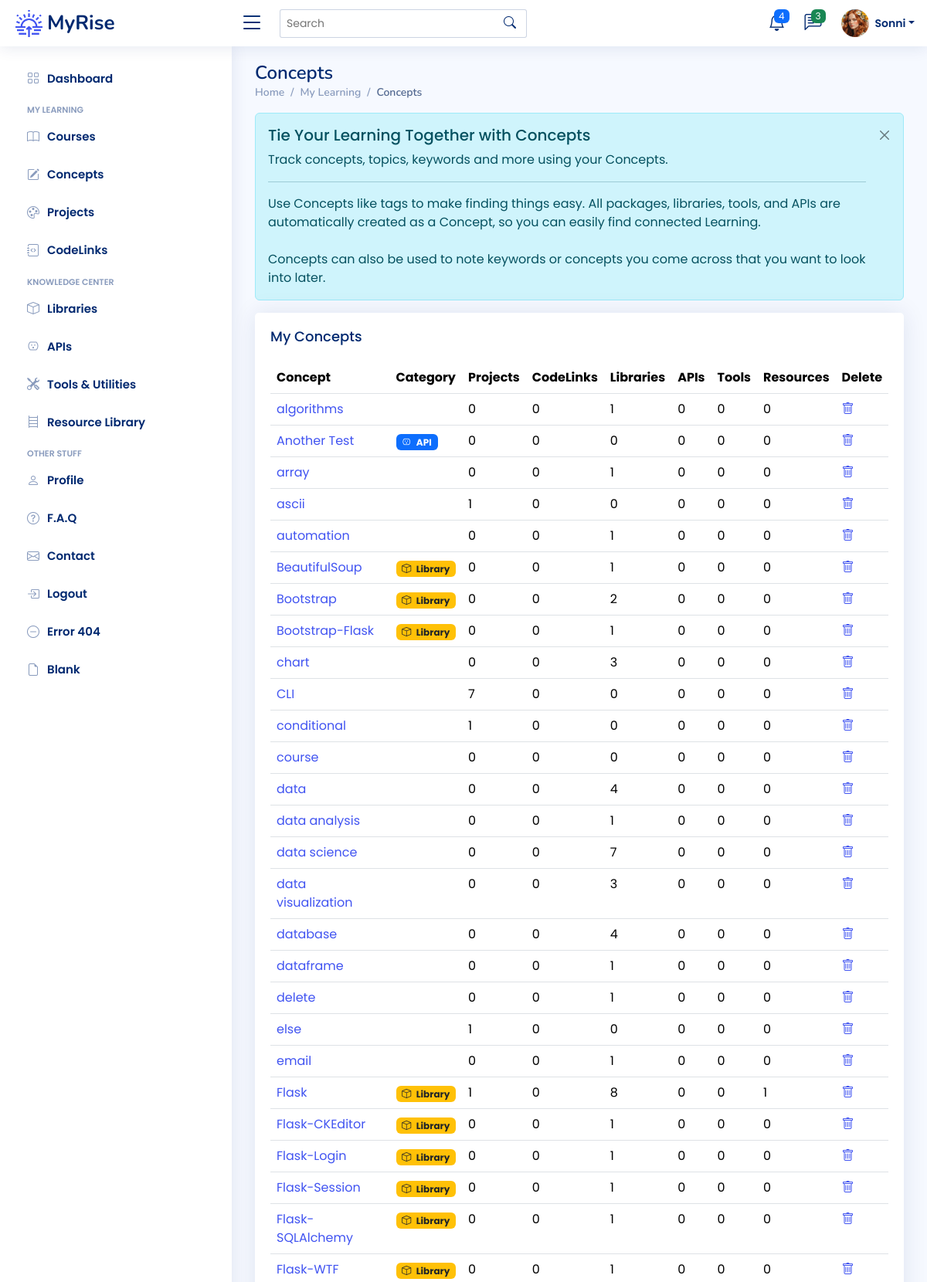
Page /concepts (signed in, upper part) on the committed database.
### app/models.py (models this page shows)
class User(UserMixin, db.Model):
    __tablename__ = "users"
    id: Mapped[int] = mapped_column(Integer, primary_key=True)
    email: Mapped[str] = mapped_column(String(100), unique=True)
    password: Mapped[str] = mapped_column(String(250))
    name: Mapped[str] = mapped_column(String(1000))
    display_name: Mapped[str] = mapped_column(String(1000))
    last_called_repos: Mapped[Optional[datetime.datetime]] = mapped_column(DateTime())
    latest_etag_repos: Mapped[str] = mapped_column(String(250), nullable=True)
    projects: Mapped[List["Project"]] = relationship(back_populates="user")
    events: Mapped[List["Event"]] = relationship(back_populates="user")
    courses: Mapped[List["Course"]] = relationship(back_populates="user")
    libraries: Mapped[List["Library"]] = relationship(back_populates="user")
    apis: Mapped[List["API"]] = relationship(back_populates="user")
    tools: Mapped[List["Tool"]] = relationship(back_populates="user")
    resources: Mapped[List["Resource"]] = relationship(back_populates="user")
    repos: Mapped[List["Repository"]] = relationship(back_populates="user")
    codelinks: Mapped[List["CodeLink"]] = relationship(back_populates="user")
    concepts: Mapped[List["Concept"]] = relationship('Concept', secondary=user_concept, backref='user')

class Concept(db.Model):
    __tablename__ = "concepts"
    id: Mapped[int] = mapped_column(Integer, primary_key=True)
    concept_term: Mapped[str] = mapped_column(String(50), nullable=False)
    category: Mapped[str] = mapped_column(String(100), nullable=True)
    description: Mapped[str] = mapped_column(Text, nullable=True)
    date_added: Mapped[datetime.date] = mapped_column(Date, nullable=False)

### app/routes.py (the view)
@app.route('/concepts')
@login_required
def concepts_page():
    get_concepts = db.session.execute(db.select(Concept).order_by(func.lower(Concept.concept_term))).scalars().all()
    concepts = [concept for concept in get_concepts]
    return render_template('concepts.html', concepts=concepts, concept_badge=concept_categories)

### app/models.py (called while the page is built)
@login_manager.user_loader
def load_user(user_id):
    return db.get_or_404(User, user_id)

### app/templates/concepts.html (shortened to what this page needs)
{% extends 'base.html' %}
{% from 'bootstrap5/form.html' import render_form %}
{% block content %}
	<main id="main" class="main">
    <div class="pagetitle">
      <h1>Concepts</h1>
      <nav>
        <ol class="breadcrumb">
          <li class="breadcrumb-item"><a href="index.html">Home</a></li>
          <li class="breadcrumb-item">My Learning</li>
          <li class="breadcrumb-item active">Concepts</li>
        </ol>
      </nav>
    </div>
	<div class="alert alert-info  alert-dismissible fade show" role="alert">
		<h4 class="alert-heading">Tie Your Learning Together with Concepts</h4>
		<p>Track concepts, topics, keywords and more using your Concepts.</p>
		<hr>
 		<p class="mb-0">Use Concepts like tags to make finding things easy.
			All packages, libraries, tools, and APIs are automatically created as a Concept, so you can easily find connected Learning.</p>
		<br>
		<p class="mb-0">Concepts can also be used to note keywords or concepts you come across that you want to look into later.</p>
		<button type="button" class="btn-close" data-bs-dismiss="alert" aria-label="Close"></button>
	  </div>
	 <div class="card">
		<div class="card-body">
		  <h5 class="card-title">My Concepts</h5>
		  <table class="table table-hover">
			<thead>
			  <tr>
				<th scope="col">Concept</th>
				<th scope="col">Category</th>
			    <th scope="col">Projects</th>
			    <th scope="col">CodeLinks</th>
			    <th scope="col">Libraries</th>
			    <th scope="col">APIs</th>
			    <th scope="col">Tools</th>
			    <th scope="col">Resources</th>
				<th scope="col">Delete</th>
			  </tr>
			</thead>
			<tbody>
			{% for concept in concepts %}
			  <tr>
				<td><a href="{{ url_for('concept_detail', num=concept.id ) }}">{{ concept.concept_term }}</a></td>
				{% if concept.category %}
				  <td><span class="badge {{ concept_badge[concept.category][1] }}"><i class="bi {{ concept_badge[concept.category][2] }} me-1"></i> {{ concept_badge[concept.category][0] }}</span></td>
				{% else %}
				  <td></td>
			    {% endif %}
			    <td>{{ concept.projects|length }}</td>
			    <td>{{ concept.codelinks|length }}</td>
			    <td>{{ concept.libraries|length }}</td>
				<td>{{ concept.apis|length }}</td>
			    <td>{{ concept.tools|length }}</td>
			    <td>{{ concept.resources|length }}</td>
				<td><a href="{{ url_for('delete_concept', num=concept.id) }}"><i class="bi bi-trash"></i></a></td>
			  </tr>
			{% endfor %}
			</tbody>
		  </table>
		</div>
	 </div>
  </main>
{% endblock %}

### app/templates/heading.html (shortened to what this page needs)
{% from 'bootstrap5/nav.html' import render_nav_item %}
{% from 'bootstrap5/form.html' import render_form %}
  <header id="header" class="header fixed-top d-flex align-items-center">
    <div class="d-flex align-items-center justify-content-between">
      <a href="{{ url_for('home') }}" class="logo d-flex align-items-center">
        <img src="{{ url_for('static', filename='img/logo.png') }}" alt="sun-rise">
        <span class="d-none d-lg-block">MyRise</span>
      </a>
      <i class="bi bi-list toggle-sidebar-btn"></i>
    </div>
    <div class="search-bar">
      <form class="search-form d-flex align-items-center" method="POST" action="#">
        <input type="text" name="query" placeholder="Search" title="Enter search keyword">
        <button type="submit" title="Search"><i class="bi bi-search"></i></button>
      </form>
    </div>
    <nav class="header-nav ms-auto">
      <ul class="d-flex align-items-center">
        <li class="nav-item dropdown">
          <a class="nav-link nav-icon" href="#" data-bs-toggle="dropdown">
            <i class="bi bi-bell"></i>
            <span class="badge bg-primary badge-number">4</span>
          </a>
        </li>
        <li class="nav-item dropdown">
          <a class="nav-link nav-icon" href="#" data-bs-toggle="dropdown">
            <i class="bi bi-chat-left-text"></i>
            <span class="badge bg-success badge-number">3</span>
          </a>
        </li>
        <li class="nav-item dropdown pe-3">
          <a class="nav-link nav-profile d-flex align-items-center pe-0" href="#" data-bs-toggle="dropdown">
            <img src="{{ url_for('static', filename='img/profile-img.png') }}" alt="Profile" class="rounded-circle">
            <span class="d-none d-md-block dropdown-toggle ps-2">{{ current_user.display_name }}</span>
          </a>
        </li>
      </ul>
    </nav>
  </header>
  <aside id="sidebar" class="sidebar">
    <ul class="sidebar-nav" id="sidebar-nav">
      <li class="nav-item">
        <a class="nav-link collapsed" href="{{ url_for('home') }}">
          <i class="bi bi-grid"></i>
          <span>Dashboard</span>
        </a>
      </li>
<li class="nav-heading">My Learning</li>
	  <li class="nav-item">
        <a class="nav-link collapsed" href="{{ url_for('courses_page') }}">
          <i class="bi bi-book"></i>
          <span>Courses</span>
        </a>
      </li>
	  <li class="nav-item">
        <a class="nav-link collapsed" href="{{ url_for('concepts_page') }}">
          <i class="bi bi-pencil-square"></i>
          <span>Concepts</span>
        </a>
      </li>
	  <li class="nav-item">
        <a class="nav-link collapsed" href="{{ url_for('projects_page') }}">
          <i class="bi bi-palette"></i>
          <span>Projects</span>
        </a>
      </li>
	  <li class="nav-item">
        <a class="nav-link collapsed" href="{{ url_for('codelinks_page') }}">
          <i class="bi bi-journal-code"></i>
          <span>CodeLinks</span>
        </a>
      </li>
<li class="nav-heading">Knowledge Center</li>
	  <li class="nav-item">
        <a class="nav-link collapsed" href="{{ url_for('libraries_page') }}">
          <i class="bi bi-box"></i>
          <span>Libraries</span>
        </a>
      </li>
	  <li class="nav-item">
        <a class="nav-link collapsed" href="{{ url_for('apis_page') }}">
          <i class="bi bi-outlet"></i>
          <span>APIs</span>
        </a>
      </li>
	  <li class="nav-item">
        <a class="nav-link collapsed" href="{{ url_for('tools_page') }}">
          <i class="bi bi-tools"></i>
          <span>Tools & Utilities</span>
        </a>
      </li>
	  <li class="nav-item">
        <a class="nav-link collapsed" href="{{ url_for('resources_page') }}">
          <i class="bi bi-bookshelf"></i>
          <span>Resource Library</span>
        </a>
      </li>
	<li class="nav-heading">Other Stuff</li>
      <li class="nav-item">
        <a class="nav-link collapsed" href="{{ url_for('profile') }}">
          <i class="bi bi-person"></i>
          <span>Profile</span>
        </a>
      </li>
      <li class="nav-item">
        <a class="nav-link collapsed" href="{{ url_for('faq') }}">
          <i class="bi bi-question-circle"></i>
          <span>F.A.Q</span>
        </a>
	  </li>
      <li class="nav-item">
        <a class="nav-link collapsed" href="{{ url_for('contact') }}">
          <i class="bi bi-envelope"></i>
          <span>Contact</span>
        </a>
      </li>
	{% if not current_user.is_authenticated %}
      <li class="nav-item">
        <a class="nav-link collapsed" href="{{ url_for('register') }}">
          <i class="bi bi-card-list"></i>
          <span>Register</span>
        </a>
      </li>
      <li class="nav-item">
        <a class="nav-link collapsed" href="{{ url_for('login') }}">
          <i class="bi bi-box-arrow-in-right"></i>
          <span>Login</span>
        </a>
      </li>
	{% else %}
		<li class="nav-item">
        <a class="nav-link collapsed" href="{{ url_for('logout') }}">
          <i class="bi bi-box-arrow-in-right"></i>
          <span>Logout</span>
        </a>
      </li>
	{% endif %}
      <li class="nav-item">
        <a class="nav-link collapsed" href="pages-error-404.html">
          <i class="bi bi-dash-circle"></i>
          <span>Error 404</span>
        </a>
      </li>
      <li class="nav-item">
        <a class="nav-link collapsed" href="pages-blank.html">
          <i class="bi bi-file-earmark"></i>
          <span>Blank</span>
        </a>
      </li>
    </ul>
  </aside>

### app/static/css/style.css (style rules this page uses)
:root { scroll-behavior: smooth; }
body { font-family: "Poppins", sans-serif; background: #f6f9ff; color: #444444; }
a { color: #4154f1; text-decoration: none; }
h1, h2, h3, h4, h5, h6 { font-family: "Nunito", sans-serif; }
#main { margin-top: 60px; padding: 20px 30px; transition: all 0.3s; }
.pagetitle { margin-bottom: 10px; }
.pagetitle h1 { font-size: 24px; margin-bottom: 0; font-weight: 600; color: #012970; }
.card { margin-bottom: 30px; border: none; border-radius: 5px; box-shadow: 0px 0 30px rgba(1, 41, 112, 0.1); }
.card-title { padding: 20px 0 15px 0; font-size: 18px; font-weight: 500; color: #012970; font-family: "Poppins", sans-serif; }
.card-body { padding: 0 20px 20px 20px; }
.alert-heading { font-weight: 500; font-family: "Poppins", sans-serif; font-size: 20px; }
.btn-close { background-size: 25%; }
.breadcrumb { font-size: 14px; font-family: "Nunito", sans-serif; color: #899bbd; font-weight: 600; }
.breadcrumb a { color: #899bbd; transition: 0.3s; }
.breadcrumb .breadcrumb-item::before { color: #899bbd; }
.breadcrumb .active { color: #51678f; font-weight: 600; }
.logo { line-height: 1; }
@media (min-width: 1200px) { .logo { width: 280px; } }
.logo img { max-height: 35px; margin-right: 6px; }
.logo span { font-size: 26px; font-weight: 700; color: #012970; font-family: "Nunito", sans-serif; }
.header { transition: all 0.5s; z-index: 997; height: 60px; box-shadow: 0px 2px 20px rgba(1, 41, 112, 0.1); background-color: #fff; padding-left: 20px; }
.header .toggle-sidebar-btn { font-size: 32px; padding-left: 10px; cursor: pointer; color: #012970; }
.header .search-bar { min-width: 360px; padding: 0 20px; }
.header .search-form { width: 100%; }
.header .search-form input { border: 0; font-size: 14px; color: #012970; border: 1px solid rgba(1, 41, 112, 0.2); padding: 7px 38px 7px 8px; border-radius: 3px; transition: 0.3s; width: 100%; }
.header .search-form button { border: 0; padding: 0; margin-left: -30px; background: none; }
.header .search-form button i { color: #012970; }
.header-nav ul { list-style: none; }
.header-nav>ul { margin: 0; padding: 0; }
.header-nav .nav-icon { font-size: 22px; color: #012970; margin-right: 25px; position: relative; }
.header-nav .nav-profile { color: #012970; }
.header-nav .nav-profile img { max-height: 36px; }
.header-nav .nav-profile span { font-size: 14px; font-weight: 600; }
.header-nav .badge-number { position: absolute; inset: -2px -5px auto auto; font-weight: normal; font-size: 12px; padding: 3px 6px; }
.sidebar { position: fixed; top: 60px; left: 0; bottom: 0; width: 300px; z-index: 996; transition: all 0.3s; padding: 20px; overflow-y: auto; scrollbar-width: thin; scrollbar-color: #aab7cf transparent; box-shadow: 0px 0px 20px rgba(1, 41, 112, 0.1); background-color: #fff; }
@media (min-width: 1200px) { #main, #footer { margin-left: 300px; } }
.sidebar-nav { padding: 0; margin: 0; list-style: none; }
.sidebar-nav li { padding: 0; margin: 0; list-style: none; }
.sidebar-nav .nav-item { margin-bottom: 5px; }
.sidebar-nav .nav-heading { font-size: 11px; text-transform: uppercase; color: #899bbd; font-weight: 600; margin: 10px 0 5px 15px; }
.sidebar-nav .nav-link { display: flex; align-items: center; font-size: 15px; font-weight: 600; color: #4154f1; transition: 0.3; background: #f6f9ff; padding: 10px 15px; border-radius: 4px; }
.sidebar-nav .nav-link i { font-size: 16px; margin-right: 10px; color: #4154f1; }
.sidebar-nav .nav-link.collapsed { color: #012970; background: #fff; }
.sidebar-nav .nav-link.collapsed i { color: #899bbd; }

### rows in the picture
User: display_name "Sonni"
Concept: concept_term "algorithms", projects|length "0", codelinks|length "0", libraries|length "1", apis|length "0", tools|length "0", resources|length "0"
Concept: concept_term "Another Test", category "API", projects|length "0", codelinks|length "0", libraries|length "0", apis|length "0", tools|length "0", resources|length "0"
Concept: concept_term "array", projects|length "0", codelinks|length "0", libraries|length "1", apis|length "0", tools|length "0", resources|length "0"
Concept: concept_term "ascii", projects|length "1", codelinks|length "0", libraries|length "0", apis|length "0", tools|length "0", resources|length "0"
Concept: concept_term "automation", projects|length "0", codelinks|length "0", libraries|length "1", apis|length "0", tools|length "0", resources|length "0"
Concept: concept_term "BeautifulSoup", category "Library", projects|length "0", codelinks|length "0", libraries|length "1", apis|length "0", tools|length "0", resources|length "0"
Concept: concept_term "Bootstrap", category "Library", projects|length "0", codelinks|length "0", libraries|length "2", apis|length "0", tools|length "0", resources|length "0"
Concept: concept_term "Bootstrap-Flask", category "Library", projects|length "0", codelinks|length "0", libraries|length "1", apis|length "0", tools|length "0", resources|length "0"
Concept: concept_term "chart", projects|length "0", codelinks|length "0", libraries|length "3", apis|length "0", tools|length "0", resources|length "0"
Concept: concept_term "CLI", projects|length "7", codelinks|length "0", libraries|length "0", apis|length "0", tools|length "0", resources|length "0"
Concept: concept_term "conditional", projects|length "1", codelinks|length "0", libraries|length "0", apis|length "0", tools|length "0", resources|length "0"
Concept: concept_term "course", projects|length "0", codelinks|length "0", libraries|length "0", apis|length "0", tools|length "0", resources|length "0"
Concept: concept_term "data", projects|length "0", codelinks|length "0", libraries|length "4", apis|length "0", tools|length "0", resources|length "0"
Concept: concept_term "data analysis", projects|length "0", codelinks|length "0", libraries|length "1", apis|length "0", tools|length "0", resources|length "0"
Concept: concept_term "data science", projects|length "0", codelinks|length "0", libraries|length "7", apis|length "0", tools|length "0", resources|length "0"
Concept: concept_term "data visualization", projects|length "0", codelinks|length "0", libraries|length "3", apis|length "0", tools|length "0", resources|length "0"
Concept: concept_term "database", projects|length "0", codelinks|length "0", libraries|length "4", apis|length "0", tools|length "0", resources|length "0"
Concept: concept_term "dataframe", projects|length "0", codelinks|length "0", libraries|length "1", apis|length "0", tools|length "0", resources|length "0"
Concept: concept_term "delete", projects|length "0", codelinks|length "0", libraries|length "1", apis|length "0", tools|length "0", resources|length "0"
Concept: concept_term "else", projects|length "1", codelinks|length "0", libraries|length "0", apis|length "0", tools|length "0", resources|length "0"
Concept: concept_term "email", projects|length "0", codelinks|length "0", libraries|length "1", apis|length "0", tools|length "0", resources|length "0"
Concept: concept_term "Flask", category "Library", projects|length "1", codelinks|length "0", libraries|length "8", apis|length "0", tools|length "0", resources|length "1"
Concept: concept_term "Flask-CKEditor", category "Library", projects|length "0", codelinks|length "0", libraries|length "1", apis|length "0", tools|length "0", resources|length "0"
Concept: concept_term "Flask-Login", category "Library", projects|length "0", codelinks|length "0", libraries|length "1", apis|length "0", tools|length "0", resources|length "0"
Concept: concept_term "Flask-Session", category "Library", projects|length "0", codelinks|length "0", libraries|length "1", apis|length "0", tools|length "0", resources|length "0"
Concept: concept_term "Flask-SQLAlchemy", category "Library", projects|length "0", codelinks|length "0", libraries|length "1", apis|length "0", tools|length "0", resources|length "0"
Concept: concept_term "Flask-WTF", category "Library", projects|length "0", codelinks|length "0", libraries|length "1", apis|length "0", tools|length "0", resources|length "0"
